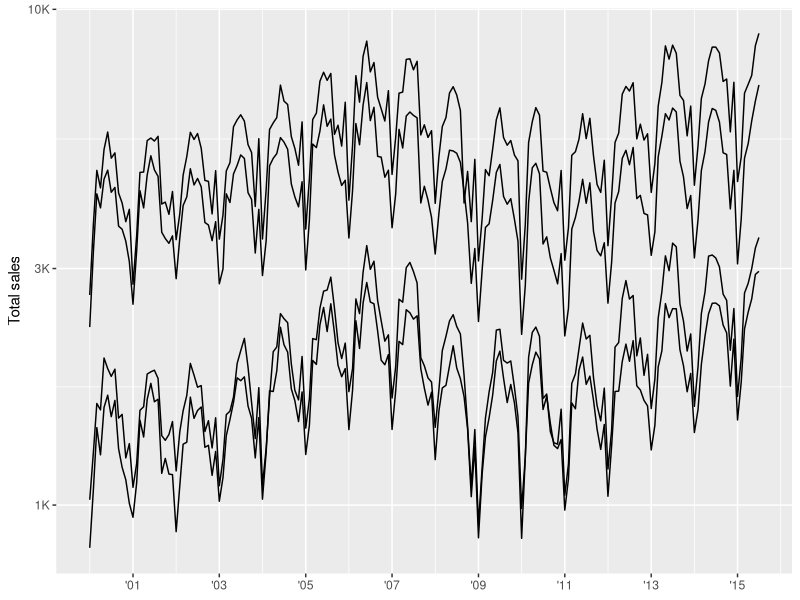
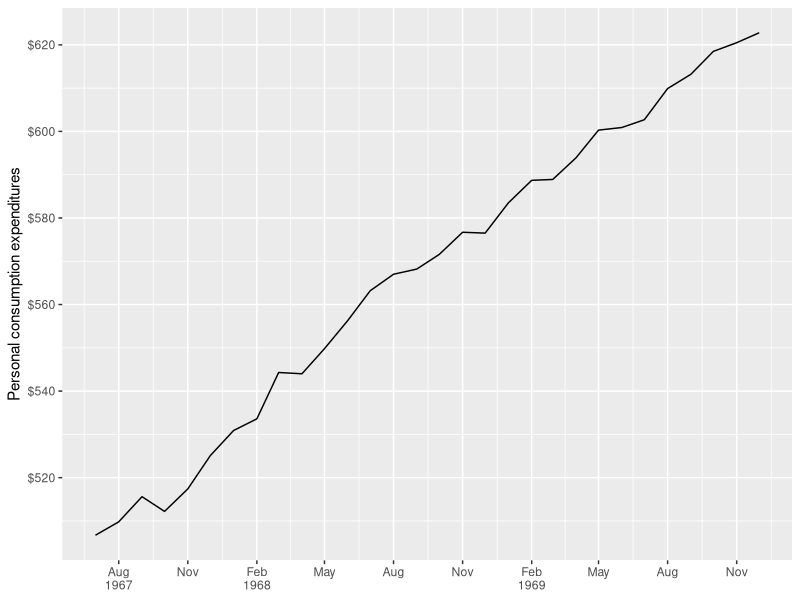
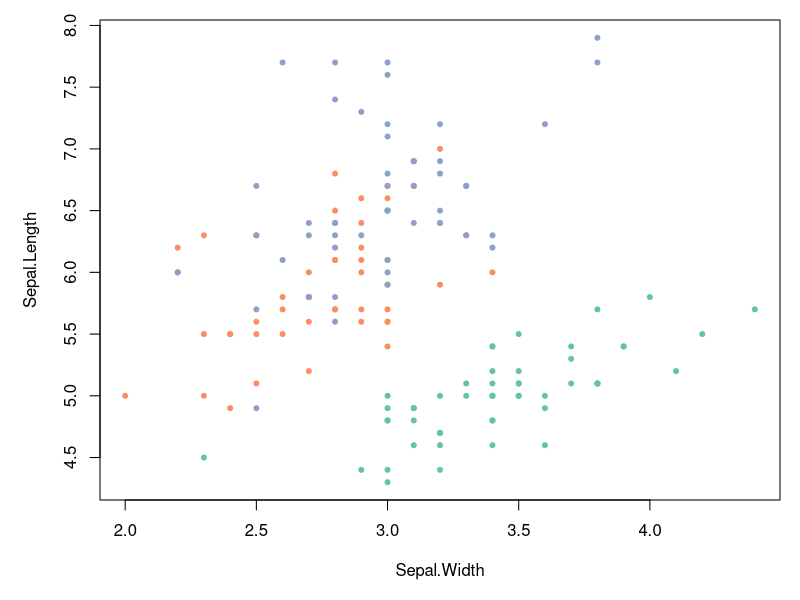
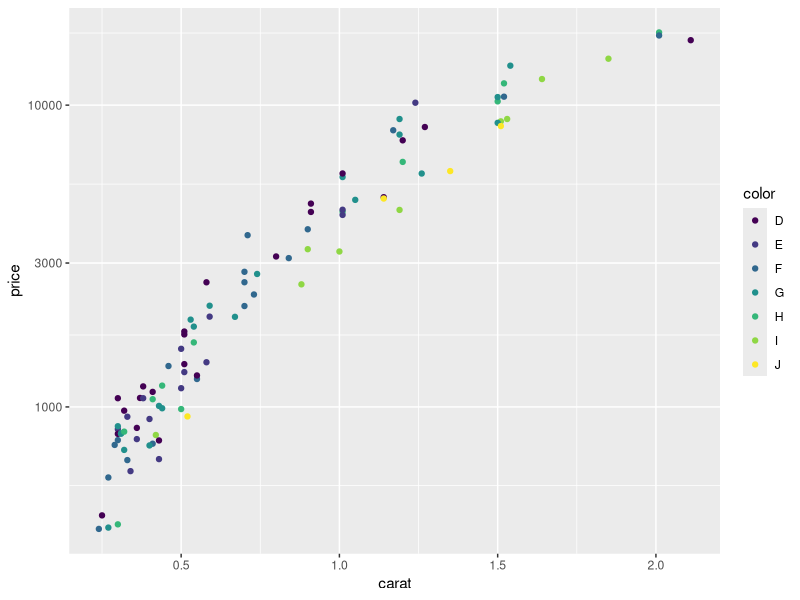

R code for these plots, in order:
## ---- chunk 1
#| include: false
knitr::opts_chunk$set(
  collapse = TRUE,
  comment = "#>",
  fig.path = "man/figures/README-",
  fig.width = 5,
  fig.height = 3
)
## ---- chunk 2
#| label: labels
#| fig-alt: >
#|   A line plot created with ggplot2, showing property sales in Texas. The x scale
#|   uses `scales::break_width()` to place breaks every second year, and
#|   `scales::label_date()` to create a custom format for the labels. The y-scale
#|   uses `scales::label_number()` to reformat the labels with
#|   `scales::cut_short_scale()`.
library(ggplot2)
library(dplyr, warn.conflicts = FALSE)
library(lubridate, warn.conflicts = FALSE)

txhousing %>%
  mutate(date = make_date(year, month, 1)) %>%
  group_by(city) %>%
  filter(min(sales) > 5e2) %>%
  ggplot(aes(date, sales, group = city)) +
  geom_line(na.rm = TRUE) +
  scale_x_date(
    NULL,
    breaks = scales::breaks_width("2 years"),
    labels = scales::label_date("'%y")
  ) +
  scale_y_log10(
    "Total sales",
    labels = scales::label_number(scale_cut = scales::cut_short_scale())
  )
## ---- chunk 3
#| fig-alt: >
#|   A line plot created with ggplot2, showing personal expenses between 1967 and
#|   1970. The x axis uses `scales::break_width()` to put a break every 3 months
#|   and `scales::label_date_short()` to only show the year on the first occuring
#|   break of that year. The y axis uses `scales::breaks_extended()` to request
#|   8 breaks, though only 6 are ultimately provided, and
#|   `scales::label_dollar()` to format the label as a dollar value.
economics %>%
  filter(date < ymd("1970-01-01")) %>%
  ggplot(aes(date, pce)) +
  geom_line() +
  scale_x_date(NULL,
    breaks = scales::breaks_width("3 months"),
    labels = scales::label_date_short()
  ) +
  scale_y_continuous("Personal consumption expenditures",
    breaks = scales::breaks_extended(8),
    labels = scales::label_dollar()
  )
## ---- chunk 4
#| label: palettes
#| fig-alt: >
#|   A scatterplot created with base plot showing the relationship between
#|   sepal length and sepal width in the Iris dataset. The points are coloured
#|   according to species and the `scales::pal_brewer()` are used to provide the
#|   colours.
library(scales)
# pull a list of colours from any palette
pal_viridis()(4)

# use in combination with baseR `palette()` to set new defaults
palette(pal_brewer(palette = "Set2")(4))
par(mar = c(5, 5, 1, 1))
plot(Sepal.Length ~ Sepal.Width, data = iris, col = Species, pch = 20)
## ---- chunk 5
#| label: transforms
#| fig-alt: >
#|   A scatterplot created with ggplot2 showing the relationship between diamond
#|   price and its carat for a subset of the data in the diamonds dataset. The
#|   y scale uses a custom log transform created with `scales::new_transform()`.
# use new_transform to build a new transformation
transform_logp3 <- new_transform(
  name = "logp",
  transform = function(x) log(x + 3),
  inverse = function(x) exp(x) - 3,
  breaks = log_breaks()
)

dsamp <- sample_n(diamonds, 100)
ggplot(dsamp, aes(carat, price, colour = color)) +
  geom_point() +
  scale_y_continuous(trans = transform_logp3)
